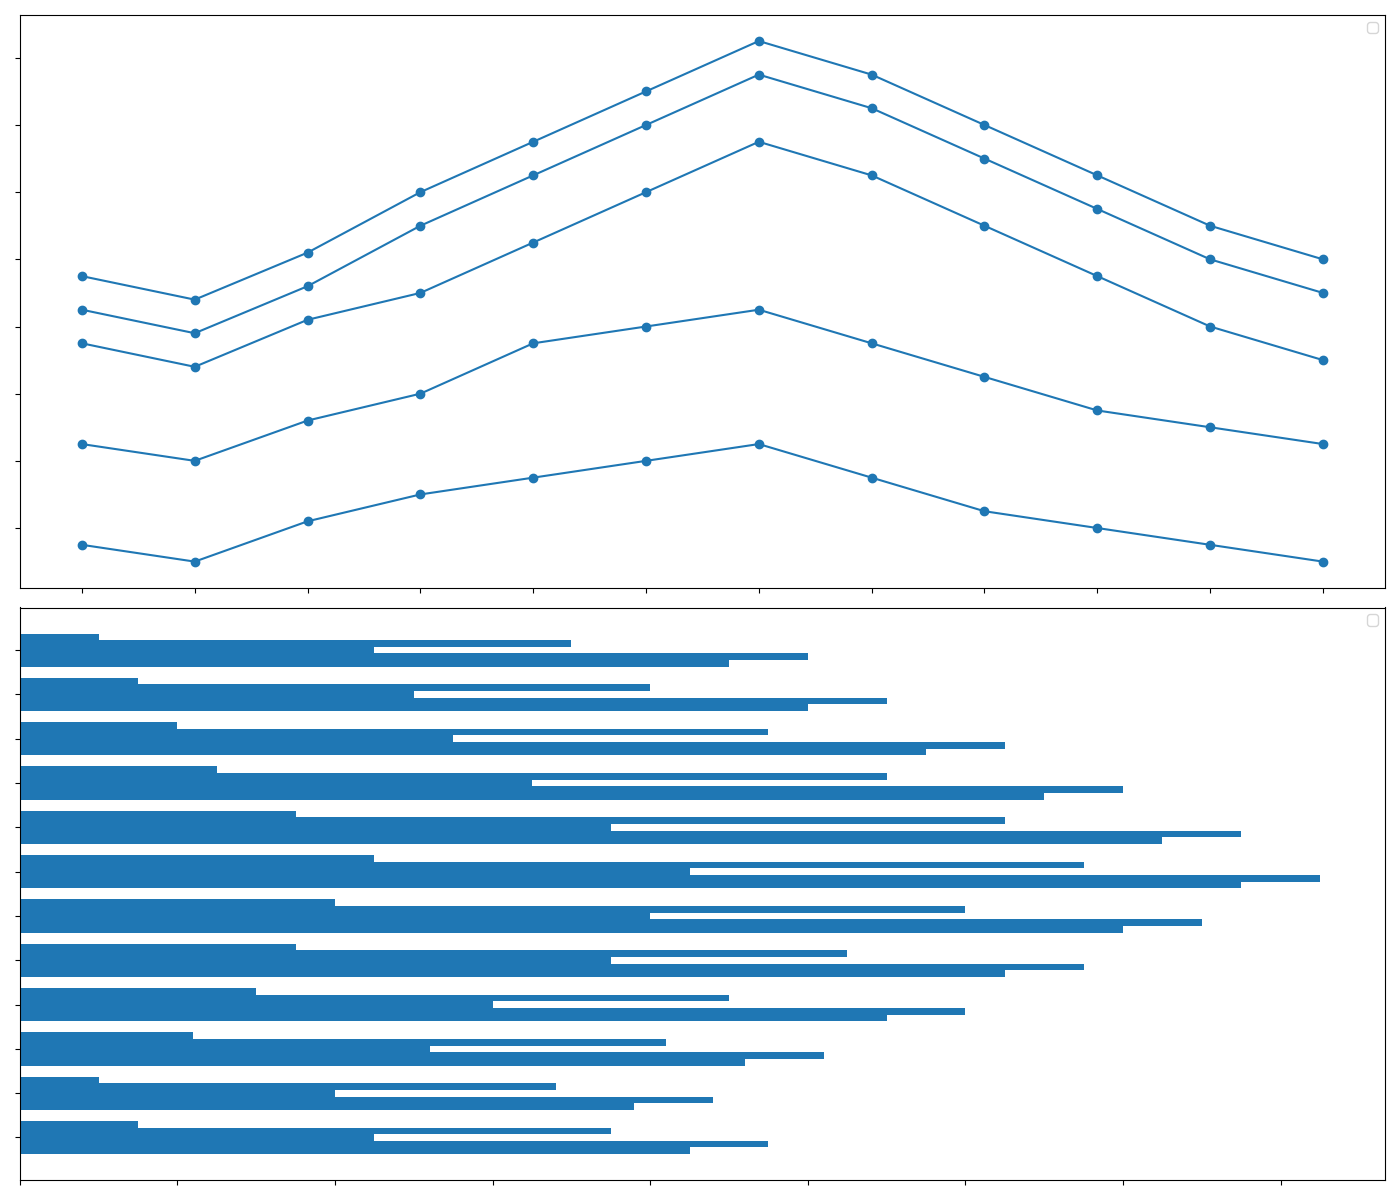

Write the Python code that produced this figure.
import matplotlib.pyplot as plt
import numpy as np

cities = ['Oceanview', 'Mountain Peak', 'Sunnyvale', 'Lake Town', 'Desert Hues']
rainfall_data = [
    [85, 78, 92, 110, 125, 140, 155, 145, 130, 115, 100, 90],  # Oceanview
    [95, 88, 102, 120, 135, 150, 165, 155, 140, 125, 110, 100],  # Mountain Peak
    [45, 40, 52, 60, 75, 80, 85, 75, 65, 55, 50, 45],  # Sunnyvale
    [75, 68, 82, 90, 105, 120, 135, 125, 110, 95, 80, 70],  # Lake Town
    [15, 10, 22, 30, 35, 40, 45, 35, 25, 20, 15, 10],  # Desert Hues
]
months = ['Jan', 'Feb', 'Mar', 'Apr', 'May', 'Jun', 'Jul', 'Aug', 'Sep', 'Oct', 'Nov', 'Dec']
rainfall_data = np.array(rainfall_data)

fig, axs = plt.subplots(nrows=2, ncols=1, figsize=(14, 12))

bar_width = 0.15
y = np.arange(len(months))
color = '#1f77b4'

# Line plot
marker = 'o'
for i, city in enumerate(cities):
    axs[0].plot(months, rainfall_data[i], marker=marker, color=color)

axs[0].legend(loc='best')
axs[0].xaxis.set_tick_params(labelbottom=False)
axs[0].yaxis.set_tick_params(labelleft=False)

# Horizontal Bar plot
for i, city in enumerate(cities):
    axs[1].barh(y + i * bar_width, rainfall_data[i], bar_width, color=color)

axs[1].legend(loc='best')
axs[1].set_yticks(y + bar_width * (len(cities) / 2 - 0.5))
axs[1].set_yticklabels([])
axs[1].xaxis.set_tick_params(labelbottom=False)

plt.tight_layout()
plt.show()
